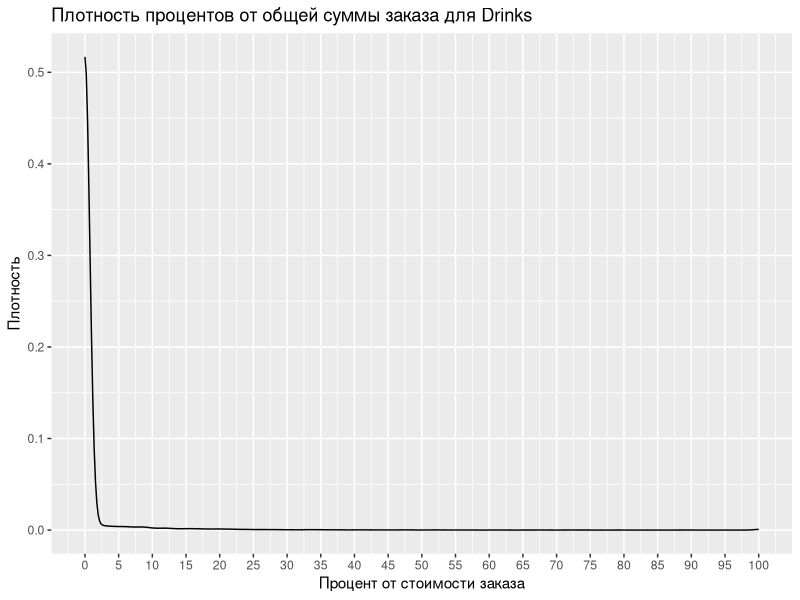

Here is the R script that generated this plot:
library(ggplot2)
data <- read.table(file = 'data/ulabox_orders_with_categories_partials_2017.csv', header = TRUE, sep = ",")

myplot <- ggplot(data, aes( x = Pets.)) +
  geom_density() +
  scale_x_continuous(breaks = seq(0, 100, 5)) +
  labs(title = "Плотность процентов от общей суммы заказа для Drinks",
       x = "Процент от стоимости заказа",
       y = "Плотность")

print(myplot)